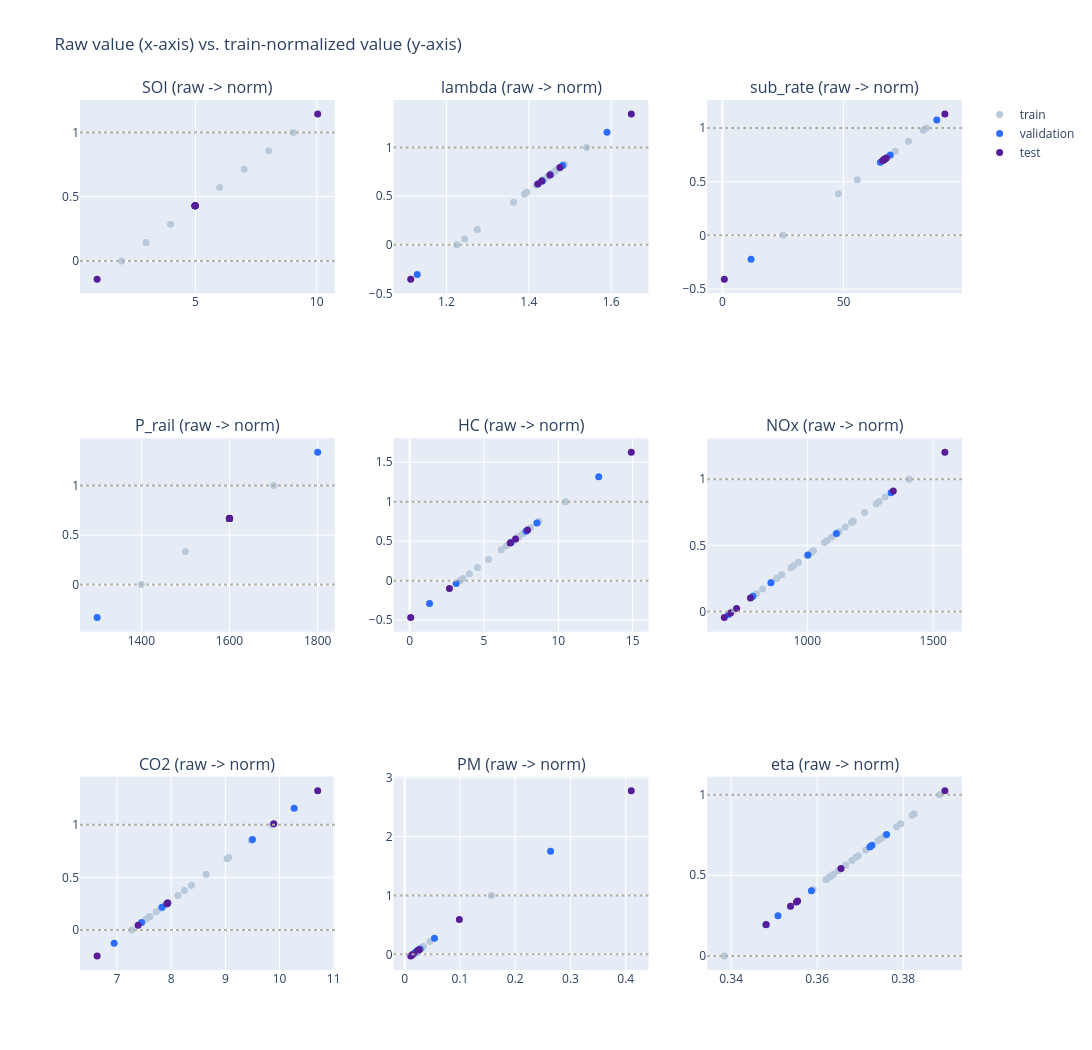

Notebook code cell kept with this figure:
### Markdown cell above
**Before vs. after**, raw units on the left and the same points normalized on the right, for every variable:

### Code cell
fig = make_subplots(rows=3, cols=3, subplot_titles=[f"{c} (raw -> norm)" for c in ALL_COLS])

for i, c in enumerate(ALL_COLS):
    r, cc = divmod(i, 3)
    for s in ["train", "val", "test"]:
        sub = df.filter(pl.col("split") == s)
        fig.add_trace(
            go.Scatter(x=sub[c].to_numpy(), y=sub[f"{c}_norm"].to_numpy(), mode="markers",
                       marker=dict(color=SPLIT_COLOR_OF[s], size=7,
                                   line=dict(color=SPLIT_COLORS["reference"], width=0.0)),
                       name=SPLIT_NAME_OF[s], showlegend=(i == 0)),
            row=r + 1, col=cc + 1,
        )
    fig.add_hline(y=0, line_dash="dot", line_color=SPLIT_COLORS["neutral"], row=r + 1, col=cc + 1)
    fig.add_hline(y=1, line_dash="dot", line_color=SPLIT_COLORS["neutral"], row=r + 1, col=cc + 1)

fig.update_layout(height=1050, width=1150,
                   title_text="Raw value (x-axis) vs. train-normalized value (y-axis)")
fig.show()
fig.write_html(str(HTML_DIR / "A3_05_raw_vs_norm.html"), include_plotlyjs="inline")

### Figure 1 — Plotly figure (JSON) as saved in the notebook; plotly's stock layout.template omitted (floating-point values rounded to 4 significant figures)
{"data": [{"marker": {"color": "#B7C9DA", "line": {"color": "#343A40", "width": 0}, "size": 7}, "mode": "markers", "name": "train", "showlegend": true, "type": "scatter", "x": [9.031, 8.02, 7.009, 5.999, 4.988, 3.977, 2.966, 1.956, 4.988, 4.988, 4.988, 4.988, 4.988, 4.988, 4.988, 4.988, 4.988, 4.988, 4.988, 4.988, 4.988, 4.988, 4.988, 4.988, 4.988, 4.988, 4.988, 4.988], "xaxis": "x", "y": [1.0, 0.8571, 0.7143, 0.5714, 0.4286, 0.2857, 0.1429, 0.0, 0.4286, 0.4286, 0.4286, 0.4286, 0.4286, 0.4286, 0.4286, 0.4286, 0.4286, 0.4286, 0.4286, 0.4286, 0.4286, 0.4286, 0.4286, 0.4286, 0.4286, 0.4286, 0.4286, 0.4286], "yaxis": "y"}, {"marker": {"color": "#2B6EFF", "line": {"color": "#343A40", "width": 0}, "size": 7}, "mode": "markers", "name": "validation", "showlegend": true, "type": "scatter", "x": [4.988, 4.988, 4.988, 4.988, 4.988, 4.988], "xaxis": "x", "y": [0.4286, 0.4286, 0.4286, 0.4286, 0.4286, 0.4286], "yaxis": "y"}, {"marker": {"color": "#571D99", "line": {"color": "#343A40", "width": 0}, "size": 7}, "mode": "markers", "name": "test", "showlegend": true, "type": "scatter", "x": [10.04, 0.9448, 4.988, 4.988, 4.988, 4.988], "xaxis": "x", "y": [1.143, -0.1429, 0.4286, 0.4286, 0.4286, 0.4286], "yaxis": "y"}, {"marker": {"color": "#B7C9DA", "line": {"color": "#343A40", "width": 0}, "size": 7}, "mode": "markers", "name": "train", "showlegend": false, "type": "scatter", "x": [1.482, 1.457, 1.464, 1.485, 1.472, 1.474, 1.455, 1.455, 1.39, 1.467, 1.418, 1.434, 1.438, 1.438, 1.486, 1.244, 1.445, 1.395, 1.54, 1.456, 1.463, 1.275, 1.225, 1.363, 1.434, 1.445, 1.462, 1.424], "xaxis": "x2", "y": [0.8153, 0.7364, 0.759, 0.8243, 0.782, 0.7894, 0.7307, 0.73, 0.5219, 0.7677, 0.6126, 0.6634, 0.6763, 0.6762, 0.8293, 0.0601, 0.6966, 0.5392, 1.0, 0.7312, 0.7542, 0.1577, 0.0, 0.4373, 0.6616, 0.696, 0.7519, 0.6302], "yaxis": "y2"}, {"marker": {"color": "#2B6EFF", "line": {"color": "#343A40", "width": 0}, "size": 7}, "mode": "markers", "name": "validation", "showlegend": false, "type": "scatter", "x": [1.432, 1.129, 1.59, 1.452, 1.482, 1.432], "xaxis": "x2", "y": [0.6563, -0.3056, 1.158, 0.719, 0.8153, 0.6568], "yaxis": "y2"}, {"marker": {"color": "#571D99", "line": {"color": "#343A40", "width": 0}, "size": 7}, "mode": "markers", "name": "test", "showlegend": false, "type": "scatter", "x": [1.476, 1.452, 1.431, 1.113, 1.649, 1.422], "xaxis": "x2", "y": [0.7949, 0.7183, 0.6546, -0.3556, 1.345, 0.6243], "yaxis": "y2"}, {"marker": {"color": "#B7C9DA", "line": {"color": "#343A40", "width": 0}, "size": 7}, "mode": "markers", "name": "train", "showlegend": false, "type": "scatter", "x": [67.87, 66.63, 66.95, 68.05, 67.35, 67.58, 66.6, 66.51, 24.98, 47.84, 55.67, 66.26, 66.49, 66.65, 66.66, 66.71, 66.73, 66.92, 66.94, 67.35, 67.47, 67.51, 67.91, 68.88, 71.36, 76.75, 82.91, 84.09], "xaxis": "x3", "y": [0.7255, 0.7045, 0.7099, 0.7285, 0.7168, 0.7206, 0.7041, 0.7026, 0.0, 0.3867, 0.5191, 0.6983, 0.7022, 0.7049, 0.7051, 0.7059, 0.7062, 0.7095, 0.7099, 0.7167, 0.7187, 0.7194, 0.7263, 0.7426, 0.7847, 0.8758, 0.9799, 1.0], "yaxis": "y3"}, {"marker": {"color": "#2B6EFF", "line": {"color": "#343A40", "width": 0}, "size": 7}, "mode": "markers", "name": "validation", "showlegend": false, "type": "scatter", "x": [11.82, 65.18, 66.74, 66.96, 69.26, 88.45], "xaxis": "x3", "y": [-0.2228, 0.6801, 0.7065, 0.7101, 0.7491, 1.074], "yaxis": "y3"}, {"marker": {"color": "#571D99", "line": {"color": "#343A40", "width": 0}, "size": 7}, "mode": "markers", "name": "test", "showlegend": false, "type": "scatter", "x": [67.61, 66.15, 0.7718, 66.56, 66.77, 91.8], "xaxis": "x3", "y": [0.7211, 0.6964, -0.4096, 0.7033, 0.707, 1.13], "yaxis": "y3"}, {"marker": {"color": "#B7C9DA", "line": {"color": "#343A40", "width": 0}, "size": 7}, "mode": "markers", "name": "train", "showlegend": false, "type": "scatter", "x": [1600.0, 1600.0, 1600.0, 1600.0, 1600.0, 1600.0, 1600.0, 1600.0, 1600.0, 1600.0, 1600.0, 1600.0, 1500.0, 1400.0, 1600.0, 1600.0, 1600.0, 1600.0, 1600.0, 1700.0, 1600.0, 1600.0, 1600.0, 1600.0, 1600.0, 1600.0, 1600.0, 1600.0], "xaxis": "x4", "y": [0.667, 0.6668, 0.6671, 0.6666, 0.6666, 0.6669, 0.6671, 0.667, 0.6664, 0.6677, 0.6669, 0.6667, 0.3334, 0.0, 0.6665, 0.6664, 0.6665, 0.6677, 0.6667, 1.0, 0.668, 0.6666, 0.6672, 0.6673, 0.668, 0.6671, 0.6673, 0.6666], "yaxis": "y4"}, {"marker": {"color": "#2B6EFF", "line": {"color": "#343A40", "width": 0}, "size": 7}, "mode": "markers", "name": "validation", "showlegend": false, "type": "scatter", "x": [1600.0, 1600.0, 1600.0, 1800.0, 1300.0, 1600.0], "xaxis": "x4", "y": [0.6665, 0.6665, 0.6664, 1.334, -0.3342, 0.6664], "yaxis": "y4"}, {"marker": {"color": "#571D99", "line": {"color": "#343A40", "width": 0}, "size": 7}, "mode": "markers", "name": "test", "showlegend": false, "type": "scatter", "x": [1600.0, 1600.0, 1600.0, 1600.0, 1600.0, 1600.0], "xaxis": "x4", "y": [0.6661, 0.6664, 0.6663, 0.6665, 0.6673, 0.6674], "yaxis": "y4"}, {"marker": {"color": "#B7C9DA", "line": {"color": "#343A40", "width": 0}, "size": 7}, "mode": "markers", "name": "train", "showlegend": false, "type": "scatter", "x": [6.985, 7.124, 7.206, 7.202, 7.18, 7.289, 7.26, 7.249, 3.389, 6.494, 7.286, 7.245, 7.613, 8.143, 8.696, 4.018, 7.266, 6.164, 10.48, 7.002, 7.349, 4.564, 3.587, 5.298, 7.231, 7.28, 7.604, 7.703], "xaxis": "x5", "y": [0.5073, 0.5269, 0.5384, 0.5379, 0.5348, 0.5502, 0.5461, 0.5445, 0.0, 0.438, 0.5497, 0.5439, 0.5958, 0.6706, 0.7486, 0.08879, 0.5469, 0.3915, 1.0, 0.5097, 0.5587, 0.1658, 0.02795, 0.2693, 0.542, 0.5489, 0.5946, 0.6086], "yaxis": "y5"}, {"marker": {"color": "#2B6EFF", "line": {"color": "#343A40", "width": 0}, "size": 7}, "mode": "markers", "name": "validation", "showlegend": false, "type": "scatter", "x": [1.34, 3.13, 12.72, 6.814, 8.561, 7.835], "xaxis": "x5", "y": [-0.289, -0.03655, 1.316, 0.4832, 0.7296, 0.6271], "yaxis": "y5"}, {"marker": {"color": "#571D99", "line": {"color": "#343A40", "width": 0}, "size": 7}, "mode": "markers", "name": "test", "showlegend": false, "type": "scatter", "x": [6.767, 7.126, 0.07337, 2.679, 14.91, 7.929], "xaxis": "x5", "y": [0.4765, 0.5272, -0.4677, -0.1001, 1.625, 0.6405], "yaxis": "y5"}, {"marker": {"color": "#B7C9DA", "line": {"color": "#343A40", "width": 0}, "size": 7}, "mode": "markers", "name": "train", "showlegend": false, "type": "scatter", "x": [1404.0, 1286.0, 1183.0, 1097.0, 1024.0, 946.8, 878.0, 822.6, 703.2, 798.2, 880.2, 1018.0, 964.5, 898.3, 935.2, 1273.0, 1013.0, 1079.0, 857.3, 1068.0, 999.6, 1227.0, 1309.0, 1151.0, 1113.0, 1182.0, 1175.0, 1126.0], "xaxis": "x6", "y": [1.0, 0.8305, 0.6837, 0.5613, 0.4582, 0.3474, 0.2493, 0.1703, 0.0, 0.1355, 0.2524, 0.4492, 0.3727, 0.2782, 0.3309, 0.8131, 0.4423, 0.5361, 0.2198, 0.5209, 0.4227, 0.7475, 0.8643, 0.638, 0.5848, 0.6825, 0.6732, 0.603], "yaxis": "y6"}, {"marker": {"color": "#2B6EFF", "line": {"color": "#343A40", "width": 0}, "size": 7}, "mode": "markers", "name": "validation", "showlegend": false, "type": "scatter", "x": [687.2, 1333.0, 784.0, 1116.0, 855.6, 1002.0], "xaxis": "x6", "y": [-0.02277, 0.8977, 0.1152, 0.5882, 0.2174, 0.4265], "yaxis": "y6"}, {"marker": {"color": "#571D99", "line": {"color": "#343A40", "width": 0}, "size": 7}, "mode": "markers", "name": "test", "showlegend": false, "type": "scatter", "x": [1546.0, 774.5, 695.0, 1341.0, 719.4, 670.6], "xaxis": "x6", "y": [1.202, 0.1017, -0.01164, 0.9101, 0.02308, -0.04651], "yaxis": "y6"}, {"marker": {"color": "#B7C9DA", "line": {"color": "#343A40", "width": 0}, "size": 7}, "mode": "markers", "name": "train", "showlegend": false, "type": "scatter", "x": [7.912, 7.906, 7.9, 7.913, 7.92, 7.918, 7.919, 7.918, 9.029, 8.373, 8.124, 7.914, 7.895, 7.871, 7.6, 9.475, 7.915, 8.245, 7.274, 7.925, 7.911, 9.06, 9.867, 8.645, 7.811, 7.724, 7.608, 7.535], "xaxis": "x7", "y": [0.2459, 0.2438, 0.2415, 0.2466, 0.2492, 0.2482, 0.2489, 0.2485, 0.677, 0.4238, 0.328, 0.2467, 0.2396, 0.2304, 0.1256, 0.8489, 0.2472, 0.3745, 0.0, 0.251, 0.2456, 0.6887, 1.0, 0.5288, 0.2072, 0.1738, 0.1289, 0.1006], "yaxis": "y7"}, {"marker": {"color": "#2B6EFF", "line": {"color": "#343A40", "width": 0}, "size": 7}, "mode": "markers", "name": "validation", "showlegend": false, "type": "scatter", "x": [9.501, 10.27, 6.947, 7.939, 7.832, 7.455], "xaxis": "x7", "y": [0.8587, 1.155, -0.126, 0.2565, 0.2151, 0.06979], "yaxis": "y7"}, {"marker": {"color": "#571D99", "line": {"color": "#343A40", "width": 0}, "size": 7}, "mode": "markers", "name": "test", "showlegend": false, "type": "scatter", "x": [7.921, 7.936, 9.893, 10.7, 6.633, 7.389], "xaxis": "x7", "y": [0.2497, 0.2553, 1.01, 1.323, -0.2473, 0.04428], "yaxis": "y7"}, {"marker": {"color": "#B7C9DA", "line": {"color": "#343A40", "width": 0}, "size": 7}, "mode": "markers", "name": "train", "showlegend": false, "type": "scatter", "x": [0.033, 0.028, 0.021, 0.022, 0.023, 0.018, 0.019, 0.015, 0.157, 0.046, 0.024, 0.025, 0.025, 0.024, 0.021, 0.027, 0.025, 0.022, 0.021, 0.023, 0.02, 0.016, 0.034, 0.023, 0.026, 0.029, 0.031, 0.032], "xaxis": "x8", "y": [0.1268, 0.09155, 0.04225, 0.0493, 0.05634, 0.02113, 0.02817, 0.0, 1.0, 0.2183, 0.06338, 0.07042, 0.07042, 0.06338, 0.04225, 0.08451, 0.07042, 0.0493, 0.04225, 0.05634, 0.03521, 0.007042, 0.1338, 0.05634, 0.07746, 0.09859, 0.1127, 0.1197], "yaxis": "y8"}, {"marker": {"color": "#2B6EFF", "line": {"color": "#343A40", "width": 0}, "size": 7}, "mode": "markers", "name": "validation", "showlegend": false, "type": "scatter", "x": [0.264, 0.054, 0.018, 0.024, 0.028, 0.021], "xaxis": "x8", "y": [1.754, 0.2746, 0.02113, 0.06338, 0.09155, 0.04225], "yaxis": "y8"}, {"marker": {"color": "#571D99", "line": {"color": "#343A40", "width": 0}, "size": 7}, "mode": "markers", "name": "test", "showlegend": false, "type": "scatter", "x": [0.026, 0.011, 0.41, 0.099, 0.023, 0.014], "xaxis": "x8", "y": [0.07746, -0.02817, 2.782, 0.5915, 0.05634, -0.007042], "yaxis": "y8"}, {"marker": {"color": "#B7C9DA", "line": {"color": "#343A40", "width": 0}, "size": 7}, "mode": "markers", "name": "train", "showlegend": false, "type": "scatter", "x": [0.3885, 0.3794, 0.3785, 0.3821, 0.3757, 0.3725, 0.3633, 0.359, 0.3384, 0.362, 0.3538, 0.3656, 0.3649, 0.3624, 0.365, 0.3666, 0.3681, 0.369, 0.363, 0.3727, 0.3723, 0.3638, 0.3713, 0.375, 0.3695, 0.3759, 0.3825, 0.3741], "xaxis": "x9", "y": [1.0, 0.8194, 0.8006, 0.8723, 0.7448, 0.6806, 0.4967, 0.4117, 0.0, 0.4719, 0.3084, 0.5423, 0.5298, 0.4796, 0.5302, 0.564, 0.5924, 0.6115, 0.4904, 0.6854, 0.6778, 0.5069, 0.6566, 0.7301, 0.6216, 0.7489, 0.8816, 0.7136], "yaxis": "y9"}, {"marker": {"color": "#2B6EFF", "line": {"color": "#343A40", "width": 0}, "size": 7}, "mode": "markers", "name": "validation", "showlegend": false, "type": "scatter", "x": [0.3481, 0.3509, 0.3587, 0.3727, 0.3722, 0.3761], "xaxis": "x9", "y": [0.1929, 0.2492, 0.4045, 0.6858, 0.6758, 0.7535], "yaxis": "y9"}, {"marker": {"color": "#571D99", "line": {"color": "#343A40", "width": 0}, "size": 7}, "mode": "markers", "name": "test", "showlegend": false, "type": "scatter", "x": [0.3897, 0.3538, 0.3482, 0.3552, 0.3555, 0.3655], "xaxis": "x9", "y": [1.024, 0.3075, 0.1946, 0.3349, 0.3405, 0.5417], "yaxis": "y9"}], "layout": {"annotations": [{"font": {"size": 16}, "showarrow": false, "text": "SOI (raw -> norm)", "x": 0.1444, "xanchor": "center", "xref": "paper", "y": 1, "yanchor": "bottom", "yref": "paper"}, {"font": {"size": 16}, "showarrow": false, "text": "lambda (raw -> norm)", "x": 0.5, "xanchor": "center", "xref": "paper", "y": 1, "yanchor": "bottom", "yref": "paper"}, {"font": {"size": 16}, "showarrow": false, "text": "sub_rate (raw -> norm)", "x": 0.8556, "xanchor": "center", "xref": "paper", "y": 1, "yanchor": "bottom", "yref": "paper"}, {"font": {"size": 16}, "showarrow": false, "text": "P_rail (raw -> norm)", "x": 0.1444, "xanchor": "center", "xref": "paper", "y": 0.6111, "yanchor": "bottom", "yref": "paper"}, {"font": {"size": 16}, "showarrow": false, "text": "HC (raw -> norm)", "x": 0.5, "xanchor": "center", "xref": "paper", "y": 0.6111, "yanchor": "bottom", "yref": "paper"}, {"font": {"size": 16}, "showarrow": false, "text": "NOx (raw -> norm)", "x": 0.8556, "xanchor": "center", "xref": "paper", "y": 0.6111, "yanchor": "bottom", "yref": "paper"}, {"font": {"size": 16}, "showarrow": false, "text": "CO2 (raw -> norm)", "x": 0.1444, "xanchor": "center", "xref": "paper", "y": 0.2222, "yanchor": "bottom", "yref": "paper"}, {"font": {"size": 16}, "showarrow": false, "text": "PM (raw -> norm)", "x": 0.5, "xanchor": "center", "xref": "paper", "y": 0.2222, "yanchor": "bottom", "yref": "paper"}, {"font": {"size": 16}, "showarrow": false, "text": "eta (raw -> norm)", "x": 0.8556, "xanchor": "center", "xref": "paper", "y": 0.2222, "yanchor": "bottom", "yref": "paper"}], "height": 1050, "shapes": [{"line": {"color": "#B0AFA8", "dash": "dot"}, "type": "line", "x0": 0, "x1": 1, "xref": "x domain", "y0": 0, "y1": 0, "yref": "y"}, {"line": {"color": "#B0AFA8", "dash": "dot"}, "type": "line", "x0": 0, "x1": 1, "xref": "x domain", "y0": 1, "y1": 1, "yref": "y"}, {"line": {"color": "#B0AFA8", "dash": "dot"}, "type": "line", "x0": 0, "x1": 1, "xref": "x2 domain", "y0": 0, "y1": 0, "yref": "y2"}, {"line": {"color": "#B0AFA8", "dash": "dot"}, "type": "line", "x0": 0, "x1": 1, "xref": "x2 domain", "y0": 1, "y1": 1, "yref": "y2"}, {"line": {"color": "#B0AFA8", "dash": "dot"}, "type": "line", "x0": 0, "x1": 1, "xref": "x3 domain", "y0": 0, "y1": 0, "yref": "y3"}, {"line": {"color": "#B0AFA8", "dash": "dot"}, "type": "line", "x0": 0, "x1": 1, "xref": "x3 domain", "y0": 1, "y1": 1, "yref": "y3"}, {"line": {"color": "#B0AFA8", "dash": "dot"}, "type": "line", "x0": 0, "x1": 1, "xref": "x4 domain", "y0": 0, "y1": 0, "yref": "y4"}, {"line": {"color": "#B0AFA8", "dash": "dot"}, "type": "line", "x0": 0, "x1": 1, "xref": "x4 domain", "y0": 1, "y1": 1, "yref": "y4"}, {"line": {"color": "#B0AFA8", "dash": "dot"}, "type": "line", "x0": 0, "x1": 1, "xref": "x5 domain", "y0": 0, "y1": 0, "yref": "y5"}, {"line": {"color": "#B0AFA8", "dash": "dot"}, "type": "line", "x0": 0, "x1": 1, "xref": "x5 domain", "y0": 1, "y1": 1, "yref": "y5"}, {"line": {"color": "#B0AFA8", "dash": "dot"}, "type": "line", "x0": 0, "x1": 1, "xref": "x6 domain", "y0": 0, "y1": 0, "yref": "y6"}, {"line": {"color": "#B0AFA8", "dash": "dot"}, "type": "line", "x0": 0, "x1": 1, "xref": "x6 domain", "y0": 1, "y1": 1, "yref": "y6"}, {"line": {"color": "#B0AFA8", "dash": "dot"}, "type": "line", "x0": 0, "x1": 1, "xref": "x7 domain", "y0": 0, "y1": 0, "yref": "y7"}, {"line": {"color": "#B0AFA8", "dash": "dot"}, "type": "line", "x0": 0, "x1": 1, "xref": "x7 domain", "y0": 1, "y1": 1, "yref": "y7"}, {"line": {"color": "#B0AFA8", "dash": "dot"}, "type": "line", "x0": 0, "x1": 1, "xref": "x8 domain", "y0": 0, "y1": 0, "yref": "y8"}, {"line": {"color": "#B0AFA8", "dash": "dot"}, "type": "line", "x0": 0, "x1": 1, "xref": "x8 domain", "y0": 1, "y1": 1, "yref": "y8"}, {"line": {"color": "#B0AFA8", "dash": "dot"}, "type": "line", "x0": 0, "x1": 1, "xref": "x9 domain", "y0": 0, "y1": 0, "yref": "y9"}, {"line": {"color": "#B0AFA8", "dash": "dot"}, "type": "line", "x0": 0, "x1": 1, "xref": "x9 domain", "y0": 1, "y1": 1, "yref": "y9"}], "title": {"text": "Raw value (x-axis) vs. train-normalized value (y-axis)"}, "width": 1150, "xaxis": {"anchor": "y", "domain": [0, 0.2889]}, "xaxis2": {"anchor": "y2", "domain": [0.3556, 0.6444]}, "xaxis3": {"anchor": "y3", "domain": [0.7111, 1]}, "xaxis4": {"anchor": "y4", "domain": [0, 0.2889]}, "xaxis5": {"anchor": "y5", "domain": [0.3556, 0.6444]}, "xaxis6": {"anchor": "y6", "domain": [0.7111, 1]}, "xaxis7": {"anchor": "y7", "domain": [0, 0.2889]}, "xaxis8": {"anchor": "y8", "domain": [0.3556, 0.6444]}, "xaxis9": {"anchor": "y9", "domain": [0.7111, 1]}, "yaxis": {"anchor": "x", "domain": [0.7778, 1]}, "yaxis2": {"anchor": "x2", "domain": [0.7778, 1]}, "yaxis3": {"anchor": "x3", "domain": [0.7778, 1]}, "yaxis4": {"anchor": "x4", "domain": [0.3889, 0.6111]}, "yaxis5": {"anchor": "x5", "domain": [0.3889, 0.6111]}, "yaxis6": {"anchor": "x6", "domain": [0.3889, 0.6111]}, "yaxis7": {"anchor": "x7", "domain": [0, 0.2222]}, "yaxis8": {"anchor": "x8", "domain": [0, 0.2222]}, "yaxis9": {"anchor": "x9", "domain": [0, 0.2222]}}}
